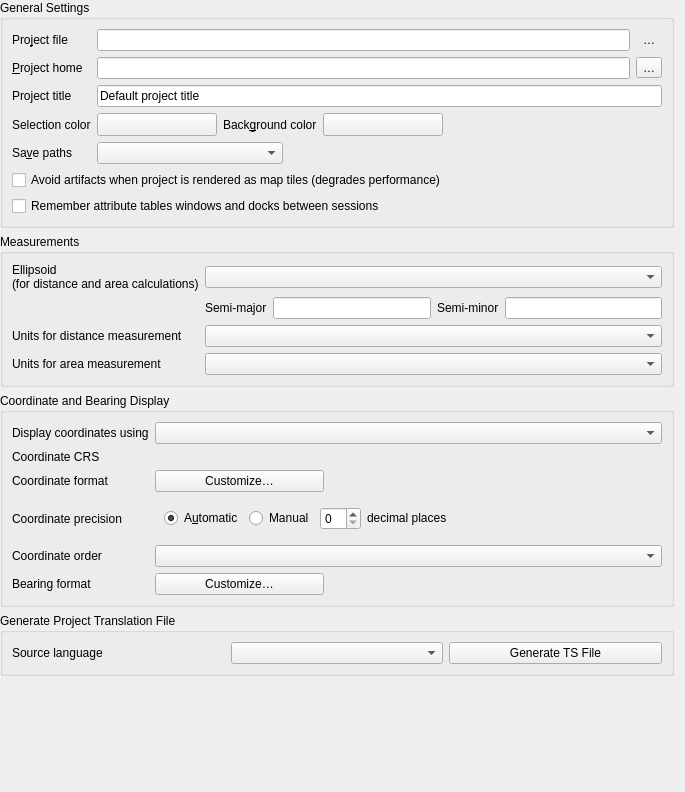
             <widget class="QWidget" name="scrollAreaWidgetContents_2">
              <property name="geometry">
               <rect>
                <x>0</x>
                <y>0</y>
                <width>685</width>
                <height>792</height>
               </rect>
              </property>
              <layout class="QVBoxLayout" name="verticalLayout">
               <property name="leftMargin">
                <number>0</number>
               </property>
               <property name="topMargin">
                <number>0</number>
               </property>
               <property name="bottomMargin">
                <number>0</number>
               </property>
               <item>
                <widget class="QgsCollapsibleGroupBox" name="titleBox">
                 <property name="title">
                  <string>General Settings</string>
                 </property>
                 <property name="syncGroup" stdset="0">
                  <string notr="true">projgeneral</string>
                 </property>
                 <layout class="QGridLayout" name="gridLayout_26">
                  <item row="1" column="1" colspan="3">
                   <layout class="QHBoxLayout" name="horizontalLayout_14">
                    <item>
                     <widget class="QgsFilterLineEdit" name="mProjectHomeLineEdit">
                      <property name="toolTip">
                       <string>Project home path. Leave blank to use the current project file location.</string>
                      </property>
                      <property name="readOnly">
                       <bool>false</bool>
                      </property>
                      <property name="clearButtonEnabled">
                       <bool>false</bool>
                      </property>
                     </widget>
                    </item>
                    <item>
                     <widget class="QToolButton" name="mButtonSetProjectHome">
                      <property name="toolTip">
                       <string>Set the project home path</string>
                      </property>
                      <property name="text">
                       <string>…</string>
                      </property>
                      <property name="autoRaise">
                       <bool>false</bool>
                      </property>
                     </widget>
                    </item>
                   </layout>
                  </item>
                  <item row="3" column="1" colspan="3">
                   <layout class="QHBoxLayout" name="horizontalLayout_5">
                    <item>
                     <widget class="QgsColorButton" name="pbnSelectionColor">
                      <property name="minimumSize">
                       <size>
                        <width>120</width>
                        <height>0</height>
                       </size>
                      </property>
                      <property name="maximumSize">
                       <size>
                        <width>120</width>
                        <height>16777215</height>
                       </size>
                      </property>
                      <property name="text">
                       <string/>
                      </property>
                     </widget>
                    </item>
                    <item>
                     <widget class="QLabel" name="label">
                      <property name="sizePolicy">
                       <sizepolicy hsizetype="Maximum" vsizetype="Preferred">
                        <horstretch>0</horstretch>
                        <verstretch>0</verstretch>
                       </sizepolicy>
                      </property>
                      <property name="text">
                       <string>Back&amp;ground color</string>
                      </property>
                      <property name="buddy">
                       <cstring>pbnCanvasColor</cstring>
                      </property>
                     </widget>
                    </item>
                    <item>
                     <widget class="QgsColorButton" name="pbnCanvasColor">
                      <property name="minimumSize">
                       <size>
                        <width>120</width>
                        <height>0</height>
                       </size>
                      </property>
                      <property name="maximumSize">
                       <size>
                        <width>120</width>
                        <height>16777215</height>
                       </size>
                      </property>
                      <property name="text">
                       <string/>
                      </property>
                     </widget>
                    </item>
                    <item>
                     <spacer name="horizontalSpacer_4">
                      <property name="orientation">
                       <enum>Qt::Horizontal</enum>
                      </property>
                      <property name="sizeHint" stdset="0">
                       <size>
                        <width>40</width>
                        <height>20</height>
                       </size>
                      </property>
                     </spacer>
                    </item>
                   </layout>
                  </item>
                  <item row="5" column="0" colspan="4">
                   <widget class="QCheckBox" name="mMapTileRenderingCheckBox">
                    <property name="toolTip">
                     <string>Checking this setting avoids visible edge artifacts when rendering this project as separate map tiles. Rendering performance will be degraded.</string>
                    </property>
                    <property name="text">
                     <string>Avoid artifacts when project is rendered as map tiles (degrades performance)</string>
                    </property>
                   </widget>
                  </item>
                  <item row="4" column="2" colspan="2">
                   <spacer>
                    <property name="orientation">
                     <enum>Qt::Horizontal</enum>
                    </property>
                    <property name="sizeHint" stdset="0">
                     <size>
                      <width>40</width>
                      <height>20</height>
                     </size>
                    </property>
                   </spacer>
                  </item>
                  <item row="0" column="0">
                   <widget class="QLabel" name="label_4">
                    <property name="sizePolicy">
                     <sizepolicy hsizetype="Maximum" vsizetype="Preferred">
                      <horstretch>0</horstretch>
                      <verstretch>0</verstretch>
                     </sizepolicy>
                    </property>
                    <property name="text">
                     <string>Pro&amp;ject file</string>
                    </property>
                    <property name="buddy">
                     <cstring>titleEdit</cstring>
                    </property>
                   </widget>
                  </item>
                  <item row="4" column="1">
                   <widget class="QComboBox" name="cbxAbsolutePath"/>
                  </item>
                  <item row="0" column="1" colspan="3">
                   <layout class="QHBoxLayout" name="horizontalLayout_13">
                    <item>
                     <widget class="QLineEdit" name="mProjectFileLineEdit">
                      <property name="readOnly">
                       <bool>true</bool>
                      </property>
                     </widget>
                    </item>
                    <item>
                     <widget class="QToolButton" name="mButtonOpenProjectFolder">
                      <property name="toolTip">
                       <string>Open folder containing the project</string>
                      </property>
                      <property name="text">
                       <string>…</string>
                      </property>
                      <property name="icon">
                       <iconset resource="../../images/images.qrc">
                        <normaloff>:/images/themes/default/mActionFileOpen.svg</normaloff>:/images/themes/default/mActionFileOpen.svg</iconset>
                      </property>
                      <property name="autoRaise">
                       <bool>true</bool>
                      </property>
                     </widget>
                    </item>
                   </layout>
                  </item>
                  <item row="1" column="0">
                   <widget class="QLabel" name="label_30">
                    <property name="sizePolicy">
                     <sizepolicy hsizetype="Maximum" vsizetype="Preferred">
                      <horstretch>0</horstretch>
                      <verstretch>0</verstretch>
                     </sizepolicy>
                    </property>
                    <property name="text">
                     <string>&amp;Project home</string>
                    </property>
                    <property name="buddy">
                     <cstring>titleEdit</cstring>
                    </property>
                   </widget>
                  </item>
                  <item row="3" column="0">
                   <widget class="QLabel" name="textLabel1">
                    <property name="sizePolicy">
                     <sizepolicy hsizetype="Maximum" vsizetype="Preferred">
                      <horstretch>0</horstretch>
                      <verstretch>0</verstretch>
                     </sizepolicy>
                    </property>
                    <property name="text">
                     <string>Selection color</string>
                    </property>
                    <property name="buddy">
                     <cstring>pbnSelectionColor</cstring>
                    </property>
                   </widget>
                  </item>
                  <item row="2" column="0">
                   <widget class="QLabel" name="label_2">
                    <property name="sizePolicy">
                     <sizepolicy hsizetype="Maximum" vsizetype="Preferred">
                      <horstretch>0</horstretch>
                      <verstretch>0</verstretch>
                     </sizepolicy>
                    </property>
                    <property name="text">
                     <string>Project title</string>
                    </property>
                   </widget>
                  </item>
                  <item row="2" column="1" colspan="3">
                   <widget class="QLineEdit" name="titleEdit">
                    <property name="toolTip">
                     <string>Descriptive project name</string>
                    </property>
                    <property name="text">
                     <string>Default project title</string>
                    </property>
                   </widget>
                  </item>
                  <item row="4" column="0">
                   <widget class="QLabel" name="label_3">
                    <property name="sizePolicy">
                     <sizepolicy hsizetype="Maximum" vsizetype="Preferred">
                      <horstretch>0</horstretch>
                      <verstretch>0</verstretch>
                     </sizepolicy>
                    </property>
                    <property name="text">
                     <string>Sa&amp;ve paths</string>
                    </property>
                    <property name="buddy">
                     <cstring>cbxAbsolutePath</cstring>
                    </property>
                   </widget>
                  </item>
                  <item row="6" column="0" colspan="4">
                   <widget class="QCheckBox" name="mCheckBoxRememberAttributeTables">
                    <property name="text">
                     <string>Remember attribute tables windows and docks between sessions</string>
                    </property>
                   </widget>
                  </item>
                 </layout>
                </widget>
               </item>
               <item>
                <widget class="QgsCollapsibleGroupBox" name="btnGrpMeasureEllipsoid">
                 <property name="title">
                  <string>Measurements</string>
                 </property>
                 <property name="syncGroup" stdset="0">
                  <string notr="true">projgeneral</string>
                 </property>
                 <layout class="QGridLayout" name="gridLayoutMeasureTool">
                  <item row="2" column="1" colspan="4">
                   <widget class="QComboBox" name="mDistanceUnitsCombo"/>
                  </item>
                  <item row="2" column="0">
                   <widget class="QLabel" name="label_28">
                    <property name="text">
                     <string>Units for distance measurement</string>
                    </property>
                   </widget>
                  </item>
                  <item row="0" column="0">
                   <widget class="QLabel" name="textLabel1_8">
                    <property name="text">
                     <string>Ellipsoid
(for distance and area calculations)</string>
                    </property>
                   </widget>
                  </item>
                  <item row="1" column="2">
                   <widget class="QLineEdit" name="leSemiMajor"/>
                  </item>
                  <item row="1" column="1">
                   <widget class="QLabel" name="label_41">
                    <property name="text">
                     <string>Semi-major</string>
                    </property>
                   </widget>
                  </item>
                  <item row="0" column="1" colspan="4">
                   <widget class="QComboBox" name="cmbEllipsoid"/>
                  </item>
                  <item row="1" column="4">
                   <widget class="QLineEdit" name="leSemiMinor"/>
                  </item>
                  <item row="1" column="3">
                   <widget class="QLabel" name="label_42">
                    <property name="text">
                     <string>Semi-minor</string>
                    </property>
                   </widget>
                  </item>
                  <item row="3" column="0">
                   <widget class="QLabel" name="label_29">
                    <property name="text">
                     <string>Units for area measurement</string>
                    </property>
                   </widget>
                  </item>
                  <item row="3" column="1" colspan="4">
                   <widget class="QComboBox" name="mAreaUnitsCombo"/>
                  </item>
                 </layout>
                </widget>
               </item>
               <item>
                <widget class="QgsCollapsibleGroupBox" name="mCoordinateDisplayGroup">
                 <property name="sizePolicy">
                  <sizepolicy hsizetype="Preferred" vsizetype="Maximum">
                   <horstretch>0</horstretch>
                   <verstretch>0</verstretch>
                  </sizepolicy>
                 </property>
                 <property name="title">
                  <string>Coordinate and Bearing Display</string>
                 </property>
                 <property name="syncGroup" stdset="0">
                  <string notr="true">projgeneral</string>
                 </property>
                 <layout class="QGridLayout" name="gridLayout_18">
                  <item row="5" column="0">
                   <widget class="QLabel" name="label_34">
                    <property name="text">
                     <string>Bearing format</string>
                    </property>
                   </widget>
                  </item>
                  <item row="3" column="0">
                   <widget class="QLabel" name="label_26">
                    <property name="text">
                     <string>Coordinate precision</string>
                    </property>
                   </widget>
                  </item>
                  <item row="5" column="1">
                   <layout class="QHBoxLayout" name="horizontalLayout_19" stretch="3,6">
                    <item>
                     <widget class="QPushButton" name="mCustomizeBearingFormatButton">
                      <property name="text">
                       <string>Customize…</string>
                      </property>
                     </widget>
                    </item>
                    <item>
                     <spacer name="horizontalSpacer_8">
                      <property name="orientation">
                       <enum>Qt::Horizontal</enum>
                      </property>
                      <property name="sizeHint" stdset="0">
                       <size>
                        <width>40</width>
                        <height>20</height>
                       </size>
                      </property>
                     </spacer>
                    </item>
                   </layout>
                  </item>
                  <item row="0" column="0">
                   <widget class="QLabel" name="label_25">
                    <property name="text">
                     <string>Display coordinates using</string>
                    </property>
                   </widget>
                  </item>
                  <item row="3" column="1">
                   <widget class="QFrame" name="mFramePrecision">
                    <layout class="QHBoxLayout" name="horizontalLayout_12">
                     <item>
                      <widget class="QRadioButton" name="radAutomatic">
                       <property name="toolTip">
                        <string>Automatically sets the number of decimal places to use when displaying coordinates</string>
                       </property>
                       <property name="text">
                        <string>A&amp;utomatic</string>
                       </property>
                       <property name="checked">
                        <bool>true</bool>
                       </property>
                      </widget>
                     </item>
                     <item>
                      <widget class="QRadioButton" name="radManual">
                       <property name="toolTip">
                        <string>Manually set the number of decimal places to use when displaying coordinates</string>
                       </property>
                       <property name="text">
                        <string>Manual</string>
                       </property>
                      </widget>
                     </item>
                     <item>
                      <widget class="QgsSpinBox" name="spinBoxDP">
                       <property name="toolTip">
                        <string>The number of decimal places for the manual option</string>
                       </property>
                      </widget>
                     </item>
                     <item>
                      <widget class="QLabel" name="labelDP">
                       <property name="sizePolicy">
                        <sizepolicy hsizetype="MinimumExpanding" vsizetype="Fixed">
                         <horstretch>0</horstretch>
                         <verstretch>0</verstretch>
                        </sizepolicy>
                       </property>
                       <property name="text">
                        <string>decimal places</string>
                       </property>
                      </widget>
                     </item>
                    </layout>
                   </widget>
                  </item>
                  <item row="4" column="0">
                   <widget class="QLabel" name="label_31">
                    <property name="text">
                     <string>Coordinate order</string>
                    </property>
                   </widget>
                  </item>
                  <item row="4" column="1">
                   <widget class="QComboBox" name="mCoordinateOrderComboBox"/>
                  </item>
                  <item row="0" column="1">
                   <widget class="QComboBox" name="mCoordinateDisplayComboBox"/>
                  </item>
                  <item row="2" column="0">
                   <widget class="QLabel" name="label_38">
                    <property name="text">
                     <string>Coordinate format</string>
                    </property>
                   </widget>
                  </item>
                  <item row="2" column="1">
                   <layout class="QHBoxLayout" name="horizontalLayout_20" stretch="3,6">
                    <item>
                     <widget class="QPushButton" name="mCustomizeCoordinateFormatButton">
                      <property name="text">
                       <string>Customize…</string>
                      </property>
                     </widget>
                    </item>
                    <item>
                     <spacer name="horizontalSpacer_9">
                      <property name="orientation">
                       <enum>Qt::Horizontal</enum>
                      </property>
                      <property name="sizeHint" stdset="0">
                       <size>
                        <width>40</width>
                        <height>20</height>
                       </size>
                      </property>
                     </spacer>
                    </item>
                   </layout>
                  </item>
                  <item row="1" column="0">
                   <widget class="QLabel" name="label_43">
                    <property name="text">
                     <string>Coordinate CRS</string>
                    </property>
                   </widget>
                  </item>
                  <item row="1" column="1">
                   <widget class="QgsProjectionSelectionWidget" name="mCoordinateCrs" native="true">
                    <property name="enabled">
                     <bool>false</bool>
                    </property>
                    <property name="focusPolicy">
                     <enum>Qt::StrongFocus</enum>
                    </property>
                   </widget>
                  </item>
                 </layout>
                </widget>
               </item>
               <item>
                <widget class="QGroupBox" name="groupBox_6">
                 <property name="title">
                  <string>Generate Project Translation File</string>
                 </property>
                 <layout class="QHBoxLayout" name="horizontalLayout_4">
                  <item>
                   <widget class="QLabel" name="sourceLanguageLabel">
                    <property name="text">
                     <string>Source language</string>
                    </property>
                   </widget>
                  </item>
                  <item>
                   <widget class="QComboBox" name="cbtsLocale"/>
                  </item>
                  <item>
                   <widget class="QPushButton" name="generateTsFileButton">
                    <property name="text">
                     <string>Generate TS File</string>
                    </property>
                   </widget>
                  </item>
                 </layout>
                </widget>
               </item>
               <item>
                <spacer name="verticalSpacer_5">
                 <property name="orientation">
                  <enum>Qt::Vertical</enum>
                 </property>
                 <property name="sizeHint" stdset="0">
                  <size>
                   <width>20</width>
                   <height>0</height>
                  </size>
                 </property>
                </spacer>
               </item>
              </layout>
             </widget>
